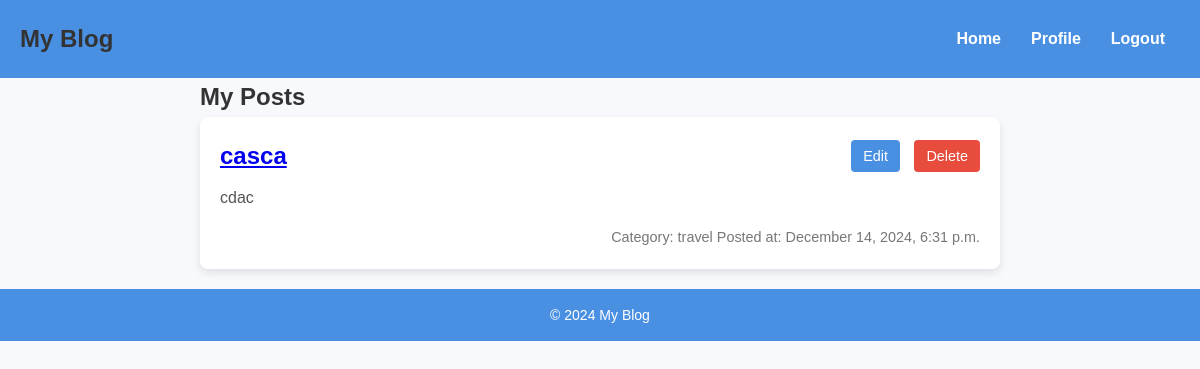
Page /profile/posts/ (signed in) on the committed database.
### myapp/models.py (models this page shows, shortened)
class Post(models.Model):
    author = models.ForeignKey(User, on_delete=models.CASCADE)  # Link each post to a user
    title = models.CharField(max_length=100)
    content = models.TextField()
    category = models.CharField(
        max_length=50,
        choices=[
            ('tech', 'Technology'),
            ('life', 'Lifestyle'),
            ('food', 'Food'),
            ('travel', 'Travel'),
        ],
        default='tech',
    )
    created_at = models.DateTimeField(auto_now_add=True)  # Automatically set when a post is created

### myapp/views.py (the view)
# urls.py: path('profile/posts/', views.view_posts, name='view_posts'),
@login_required
def view_posts(request):
    posts = Post.objects.filter(author=request.user)
    return render(request, 'view_post.html', {'posts': posts})

### myapp/templates/view_post.html (shortened to what this page needs)
{% extends 'base.html' %}
{% load static %}
{% block content %}
<div class="container mt-4">
    <div class="row">
        <div class="col-12">
            <h2 class="mb-4">My Posts</h2>
            {% if posts %}
                {% for post in posts %}
                    <div class="post-card">
                        <div class="post-header">
                            <h3><a href="{% url 'post_detail' post.id %}">{{ post.title }}</a></h3>
                            <div class="actions">
                                <a href="{% url 'edit_post' post.id %}" class="btn edit-btn">Edit</a>
                                <a href="#"
                                   class="btn delete-btn"
                                   onclick="deletePost(event, '{{ post.id }}', '{{ post.title }}')">Delete</a>
                            </div>
                        </div>
                        <p class="post-content">{{ post.content|truncatewords:30 }}</p>
                        <div class="post-footer">
                            <span>Category: {{ post.category }}</span>
                            <span class="posted-at">Posted at: {{ post.created_at|date:"F j, Y, g:i a" }}</span>
                        </div>
                    </div>
                {% endfor %}
            {% else %}
                <div class="no-posts-message">
                    You haven't created any posts yet.
                    <a href="{% url 'create_post' %}" class="create-link">Create your first post!</a>
                </div>
            {% endif %}
        </div>
    </div>
</div>
{% endblock %}

### myapp/static/base.css (style rules this page uses)
* { margin: 0; padding: 0; box-sizing: border-box; font-family: Arial, sans-serif; }
:root { --primary-color: #4a90e2; --secondary-color: #333; --accent-color: #ff6347; --background-color: #f5f5f5; --text-color: #333; --white-color: #ffffff; }
html, body { height: 100%; margin: 0; background-color: var(--background-color); color: var(--text-color); line-height: 1.6; }

### myapp/static/view_post.css (style rules this page uses)
body { font-family: Arial, sans-serif; background-color: #f7f9fc; }
.container { max-width: 800px; margin: 0 auto; }
.post-card { background-color: #ffffff; border-radius: 8px; box-shadow: 0 4px 8px rgba(0, 0, 0, 0.1); padding: 20px; margin-bottom: 20px; transition: transform 0.3s ease, box-shadow 0.3s ease; }
.post-header { display: flex; justify-content: space-between; align-items: center; margin-bottom: 10px; }
.post-header h3 { font-size: 1.5rem; color: #333; margin: 0; }
.actions .btn { padding: 8px 12px; margin-left: 10px; border-radius: 4px; font-size: 0.9rem; cursor: pointer; text-decoration: none; color: #ffffff; }
.edit-btn { background-color: #4a90e2; }
.delete-btn { background-color: #e74c3c; }
.post-content { font-size: 1rem; color: #555; line-height: 1.6; margin-top: 10px; }
.post-footer { font-size: 0.9rem; color: #777; margin-top: 15px; text-align: right; }
.actions a { position: relative; z-index: 2; text-decoration: none; }

### rows in the picture
Post: title "casca", content "cdac", category "travel", created_at "December 14, 2024, 6:31 p.m."
